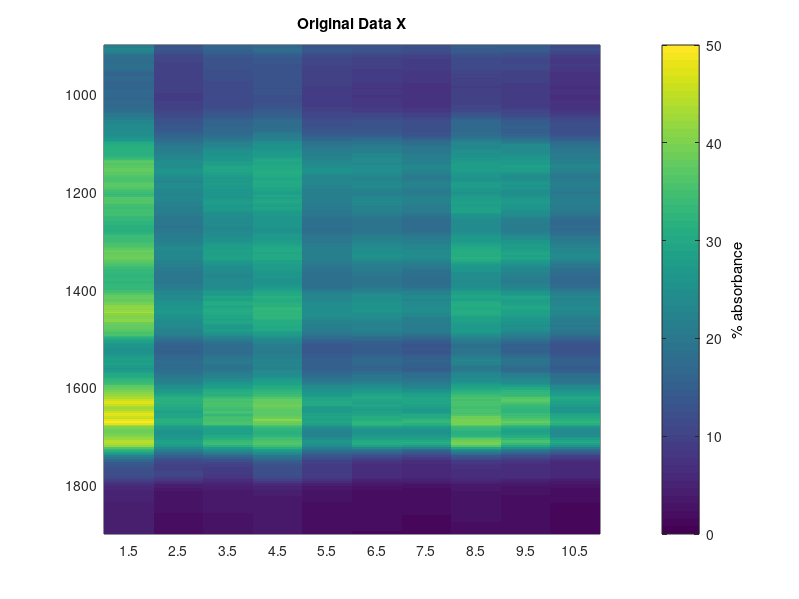

Source code (MATLAB): (Note: this script raises an error after producing the figure.)
%% Take-Home Final
% Alec Hoyland
% 15:44 2018-10-29

% load the data
[wavenumber, arabica1, arabica2, arabica3, arabica4, arabica5, ...
 robusta1, robusta2, robusta3, robusta4, robusta5 ] ...
 = textread('Problem3_coffee_FTIR_data.txt', ...
 '%f%f%f%f%f%f%f%f%f%f%f', 'headerlines', 3 );

% construct the data matrix
X 				= [arabica1 arabica2 arabica3 arabica4 arabica5 robusta1 robusta2 ...
					 	robusta3 robusta4 robusta5];

% singular value decomposition
[U, S, V]	= svd(X);
sigma 		= diag(S);

% plot the data spectra using pcolor
[nrows, ncols] 	= size(X);
fake_column 		= NaN .* ones(nrows, 1);
fake_row 				= NaN .* ones(1, ncols + 1);
Xpcolor 				= [X, fake_column];
Xpcolor 				= [Xpcolor; fake_row];
x 							= 1:11;
y 							= linspace(900, 1900, 287);
[Xmesh, Ymesh] 	= meshgrid(x, y);
myXTickLabels 	= {'a1', 'a2', 'a3', 'a4', 'a5', 'r1', 'r2', 'r3', 'r4', 'r5'};

figure('OuterPosition',[0 0 1600 1600],'PaperUnits','points','PaperSize',[1600 1600]);
h 							= pcolor(Xmesh, Ymesh, Xpcolor);
ch							= colorbar;
caxis([0 50])
set(get(ch, 'YLabel'), 'String', '% absorbance')
set(gca, 'YDir', 'reverse')
set(h, 'EdgeColor', 'none')
title('Original Data X')
set(gca, 'XTick', (2:11)-0.5, 'XTickLabels', myXTickLabels);
xlabel('coffee bean bag/type')
ylabel('wavenumber (cm^{-1})')
colormap(jet)

prettyFig
drawnow
saveas(gcf, '/home/ahoyland/code/homework/ENG-BE-601/final/pcolor_X.jpg')
saveas(gcf, '/home/ahoyland/code/homework/ENG-BE-601/final/pcolor_X.png')
close

% plot the first 3 SVD spectra using pcolor
myCAxis = {[0 50], [0 10], [0 10]};

for ii = 1:3
	% compute the SVD submatrix
	A 							= U(:, ii) * S(ii, ii) * V(:, ii)';
	[nrows, ncols] 	= size(A);
	fake_column 		= NaN .* ones(nrows, 1);
	fake_row 				= NaN .* ones(1, ncols + 1);
	Apcolor 				= [A, fake_column];
	Apcolor 				= [Apcolor; fake_row];
	x 							= 1:size(Apcolor, 2);
	y 							= linspace(900, 1900, size(Apcolor, 1));
	[Xmesh, Ymesh] 	= meshgrid(x, y);
	myXTickLabels 	= {'a1', 'a2', 'a3', 'a4', 'a5', 'r1', 'r2', 'r3', 'r4', 'r5'};

	figure('OuterPosition',[0 0 1600 1600],'PaperUnits','points','PaperSize',[1600 1600]);
	h 							= pcolor(Xmesh, Ymesh, Apcolor);
	ch							= colorbar;
	caxis(myCAxis{ii})
	set(get(ch, 'YLabel'), 'String', '% absorbance')
	set(gca, 'YDir', 'reverse')
	set(h, 'EdgeColor', 'none')
	title(['SVD submatrix ' num2str(ii) ' with \sigma_' num2str(ii) ' = ' num2str(sigma(ii))])
	set(gca, 'XTick', (2:11)-0.5, 'XTickLabels', myXTickLabels);
	xlabel('coffee bean bag/type')
	ylabel('wavenumber (cm^{-1})')
	colormap(jet)

	prettyFig
	drawnow
	saveas(gcf, ['/home/ahoyland/code/homework/ENG-BE-601/final/SVDsubmatrix_' num2str(ii) '.jpg'])
	saveas(gcf, ['/home/ahoyland/code/homework/ENG-BE-601/final/SVDsubmatrix_' num2str(ii) '.png'])
end
